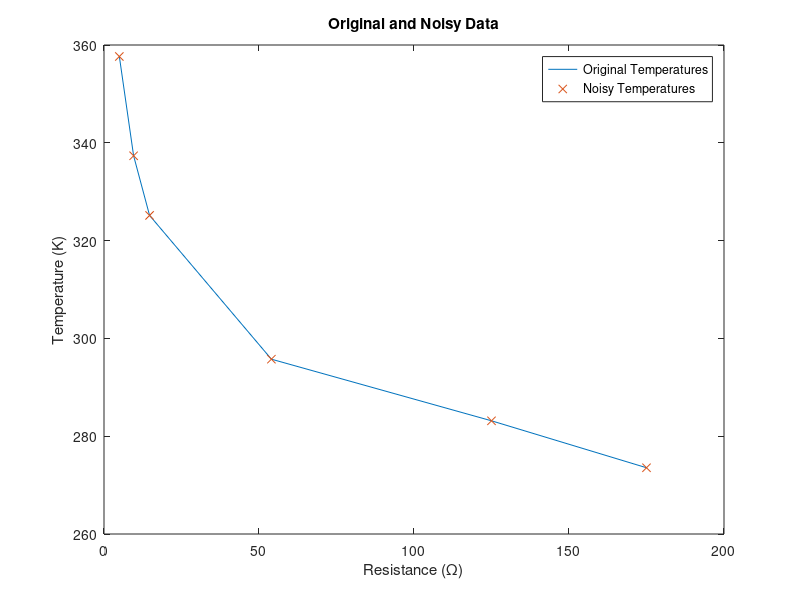
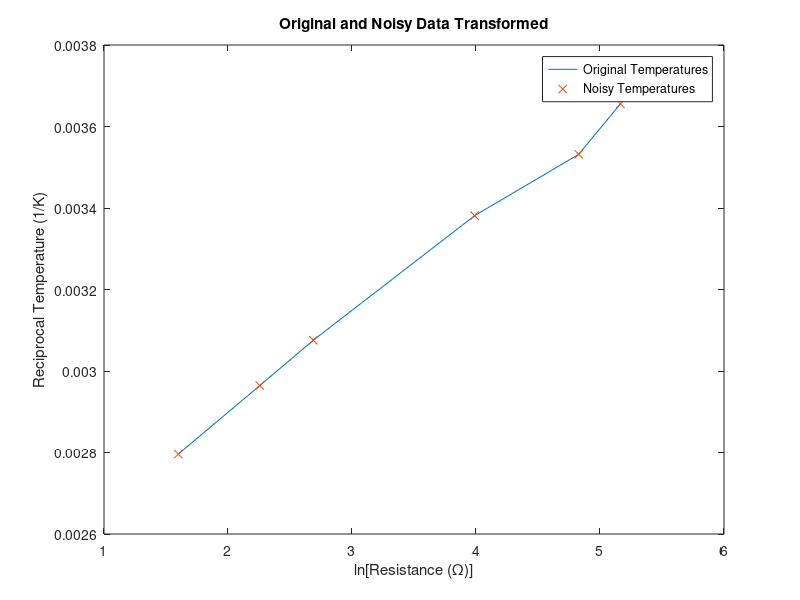

The MATLAB source for these figures, in order: (Note: this script raises an error after producing the figures.)
%% Non-linear data fitting. This script demonstrates several techniques
%  for fitting data sets with curves other than lines, calculating the
%  confidence intervals on the fitted parameters, and calculating and
%  displaying the functional confidence bounds and the observational
%  bounds. The data set is take from the data sheet for the TCS10K5 NTC
%  thermistor, which lists the resistance as a function of temperature
%  in degrees C. Since we are fitting the Steinhart-Hart equation to the
%  data, we first converted the temperature to Kelvin. Next, because the
%  Steinhart-Hart equation has T as a function of R, we use T or 1/T as y
%  and R or ln(R) as x. Finally, because the data are so clean, we add
%  noise of ą5% to the T data for some of the fits.

% The temperatures.
T = [273.55, 283.15, 295.75, 325.15, 337.35, 357.65];

% The resistances.
R = [175, 125, 54, 14.7, 9.55, 4.95];

% The noisy tem[peratures.
TN = [273.55, 283.15, 295.75, 325.15, 337.35, 357.65];

confLev = 0.95; % We set the confidence level for the data fits here.

%% Plot Original Data
% Plot the original temperature and noisy temperature data.
figure(1) 
plot(R,T)
hold on
plot (R,TN,'x')
xlabel('Resistance (\Omega)')
ylabel('Temperature (K)')
title('Original and Noisy Data')
legend('Original Temperatures','Noisy Temperatures')
hold off

% Since a plot of 1/T vs ln(R) should be close to linear, we will convert
% the data to the correct forms and do linear and polynomial fits with
% them.
ooT = 1./T;
ooTN = 1./TN;
lnR = log(R);

%% Plot Transformed Data
% Plot the transformed original temperature and noisy temperature data.
figure(2) 
plot(lnR,ooT)
hold on
plot (lnR,ooTN,'x')
xlabel('ln[Resistance (\Omega)]')
ylabel('Reciprocal Temperature (1/K)')
title('Original and Noisy Data Transformed')
legend('Original Temperatures','Noisy Temperatures')
hold off

% Start by working with the original transformed data. We will fit a 1st,
% 2nd, and 3rd order polynomial to the data and look at the fit and the
% residuals.
range = max(lnR) - min(lnR); % Get range for our xplot data
xplot = min(lnR):range/30:max(lnR); % Generate x data for some of our plots.
% The fitting routine 'fit' is particular about the form of the data.
% Use the line below to get your data into the correct format for 'fit'.
[Xout,Yout] = prepareCurveData(lnR, ooT); 
[f1,stat1] = fit(Xout,Yout,'poly1') % 1st-order fit with statistics.
[f2,stat2] = fit(Xout,Yout,'poly2') % 2nd-order fit with statistics.
[f3,stat3] = fit(Xout,Yout,'poly3') % 3rd-order fit with statistics.
% The default for confidence level is 0.95. If we wanted the confidence
% intervals on the parameters for a value of confLev other than 0.95, we
% would uncomment the following lines:
% format short e
% ci1 = confint(f1,confLev)
% ci2 = confint(f2,confLev)
% ci3 = confint(f3,confLev)
% format

%% Plot 1st-order Fit
% Plot data with 1st-order fit. Since the data have very little noise (just
% round-off or truncation error), the data and the curve will vary but
% little.
figure(3)
plot(f1,Xout,Yout) % Notice that the fit doesn't need both x and y values.
% It will plot with just the f1 object.
xlabel('ln[Resistance (\Omega)]')
ylabel('Reciprocal Temperature (1/K)')
title('1st-Order Fit to Transformed Data')

%% Plot Residuals
% Since the fit is so close, we need a better way to distinguish how well
% 1st-, 2nd-, and 3rd-order fit. We'll plot the residuals to compare.
figure(4)
subplot(3,1,1)
plot(f1,Xout,Yout,'residuals')
% xlabel('Ln[Resistance (\Omega)]')
ylabel('Residuals (1/K)')
title('1st Order Polynomial Fit')
% The linear residuals look parabolic, so we need at least 2nd order.
subplot(3,1,2)
plot(f2,Xout,Yout,'residuals')
% xlabel('Ln[Resistance (\Omega)]')
ylabel('Residuals (1/K)')
title('2nd Order Polynomial Fit')
% The 2nd-order residuals look cubic so we need at least 3rd order.
subplot(3,1,3)
plot(f3,Xout,Yout,'residuals')
xlabel('Ln[Resistance (\Omega)]')
ylabel('Residuals (1/K)')
title('3rd Order Polynomial Fit')
% The 3rd-order residuals look pretty random, so we're done.

%% Plot 3rd-order Fit and Bounds
% Let's plot the 3rd order fit with the data and the functional and
% observational bounds. Note, since there is so little noise in the data,
% we won't be able to distinguish which is which.
p11 = predint(f3,xplot,confLev,'observation','off'); % Gen conf bounds
p21 = predint(f3,xplot,confLev,'functional','off'); % Gen conf bounds
figure(5)
plot(f3,Xout,Yout) % Notice that the fit doesn't need both x and y.
hold on
plot(xplot, p21, '-.b') % Upper and lower functional confidence limits
plot(xplot, p11, '--m') % Upper and lower observational confidence limits
xlabel('Ln[Resistance (\Omega)]')
ylabel('Reciprocal Temperature (1/K)')
title('3rd Order Polynomial Fit')
legend('Data Points','Best Fit Line','Upper Func. Bound',...
    'Lower Func. Bound', 'Upper Obs. Bound', 'Lower Obs. Bound',...
    'Location', 'northwest')
hold off

%% 3rd-order with Noise
% Since the original data have so little noise, let's repeat the 3rd order
% plot for the noisy data. We'll reuse some of the variables
[Xout,Yout] = prepareCurveData(lnR, ooTN); 
[f3,stat1] = fit(Xout,Yout,'poly3') % 1st-order fit with statistics.
p11 = predint(f3,xplot,confLev,'observation','off'); % Gen conf bounds
p21 = predint(f3,xplot,confLev,'functional','off'); % Gen conf bounds
figure(6)
plot(f3,Xout,Yout) % Notice that the fit doesn't need both x and y.
hold on
plot(xplot, p21, '-.b') % Upper and lower functional confidence limits
plot(xplot, p11, '--m') % Upper and lower observational confidence limits
xlabel('Ln[Resistance (\Omega)]')
ylabel('Reciprocal Temperature (1/K)')
title('3rd Order Polynomial Fit, Noisy Data')
legend('Data Points','Best Fit Line','Upper Func. Bound',...
    'Lower Func. Bound', 'Upper Obs. Bound', 'Lower Obs. Bound',...
    'Location', 'northwest')
hold off

%% Transform Fit Back
% Let's untransform the best fit and confidence bounds back into the
% original space with T vs R and see how good we feel about things.
yplot = f3(xplot);
figure(7)
plot(R,TN,'x')
hold on
plot(exp(xplot), 1./yplot)
plot(exp(xplot), 1./p21, '-.b') % Upper and lower functional confidence limits
plot(exp(xplot), 1./p11, '--m') % Upper and lower observational confidence limits
legend('Data Points','Best Fit Line','Upper Func. Bound',...
    'Lower Func. Bound', 'Upper Obs. Bound', 'Lower Obs. Bound',...
    'Location', 'northeast')
xlabel('Resistance (\Omega)')
ylabel('Temperature (K)')
title('Retransformed 3rd-Order with Fit Lines')
hold off

%% Nonlinear Fit
% To compare this transformed linear fit of a polynomial with non-linear, let's
% do a non-linear fit using the Steinhart-Hart equation (but we'll include
% the 2nd-order term.
range = max(R) - min(R); % Get range for our xplot data
xplot = min(R):range/30:max(R); % Generate x data for some of our plots.
% First we have to define the function we will fit.
% Things work better if we have starting points for a, b, c, and d. We'll
% use our values from above and 'fitoptions'
fo = fitoptions('Method','NonlinearLeastSquares',...
    'StartPoint',[-0.002894 0.001339 -9.963e-05 3.053e-06]);
ft = fittype('1/(a+b*log(R)+c*(log(R)^2)+d*(log(R)^3))','independent',...
    'R','options',fo);
% Next, we have to get our data into the correct format for 'fit'.
[Xout,Yout] = prepareCurveData(R, TN);
% Now we'll do our fit.
[f4,stat4] = fit(Xout,Yout,ft)
p11 = predint(f4,xplot,confLev,'observation','off'); % Gen conf bounds
p21 = predint(f4,xplot,confLev,'functional','off'); % Gen conf bounds
figure(8)
plot(f4,Xout,Yout) % Notice that the fit doesn't need both x and y.
hold on
plot(xplot, p21, '-.b') % Upper and lower functional confidence limits
plot(xplot, p11, '--m') % Upper and lower observational confidence limits
xlabel('Resistance (\Omega)')
ylabel('Temperature (K)')
title('Steinhart-Hart Fit, Noisy Data')
legend('Data Points','Best Fit Line','Upper Func. Bound',...
    'Lower Func. Bound', 'Upper Obs. Bound', 'Lower Obs. Bound',...
    'Location', 'northeast')
hold off
% In many cases, the non-linear least squares fit looks better than the
% transformed-fit-untransformed fit. This is a rare case when it doesn't

%% Nonlinear Residuals
% And finally, the residuals
figure(9)
plot(f4,Xout,Yout,'residuals')
xlabel('Resistance (\Omega)')
ylabel('Residuals (K)')
title('Steinhart-Hart Fit')